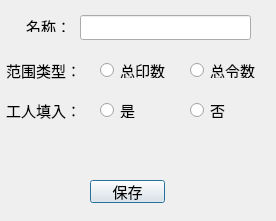
<?xml version="1.0" encoding="UTF-8"?>
<ui version="4.0">
 <class>CAddProDlg</class>
 <widget class="QDialog" name="CAddProDlg">
  <property name="geometry">
   <rect>
    <x>0</x>
    <y>0</y>
    <width>276</width>
    <height>221</height>
   </rect>
  </property>
  <property name="windowTitle">
   <string>项目添加/编辑</string>
  </property>
  <widget class="QLabel" name="label">
   <property name="geometry">
    <rect>
     <x>17</x>
     <y>20</y>
     <width>54</width>
     <height>12</height>
    </rect>
   </property>
   <property name="font">
    <font>
     <pointsize>11</pointsize>
    </font>
   </property>
   <property name="text">
    <string>名称：</string>
   </property>
   <property name="alignment">
    <set>Qt::AlignRight|Qt::AlignTrailing|Qt::AlignVCenter</set>
   </property>
  </widget>
  <widget class="QLabel" name="label_2">
   <property name="geometry">
    <rect>
     <x>-10</x>
     <y>60</y>
     <width>91</width>
     <height>20</height>
    </rect>
   </property>
   <property name="font">
    <font>
     <pointsize>11</pointsize>
    </font>
   </property>
   <property name="text">
    <string>范围类型：</string>
   </property>
   <property name="alignment">
    <set>Qt::AlignRight|Qt::AlignTrailing|Qt::AlignVCenter</set>
   </property>
  </widget>
  <widget class="QLabel" name="label_3">
   <property name="geometry">
    <rect>
     <x>0</x>
     <y>100</y>
     <width>81</width>
     <height>20</height>
    </rect>
   </property>
   <property name="font">
    <font>
     <pointsize>11</pointsize>
    </font>
   </property>
   <property name="text">
    <string>工人填入：</string>
   </property>
   <property name="alignment">
    <set>Qt::AlignRight|Qt::AlignTrailing|Qt::AlignVCenter</set>
   </property>
  </widget>
  <widget class="QLineEdit" name="EDIT_PRONAME">
   <property name="geometry">
    <rect>
     <x>80</x>
     <y>15</y>
     <width>171</width>
     <height>25</height>
    </rect>
   </property>
   <property name="minimumSize">
    <size>
     <width>0</width>
     <height>25</height>
    </size>
   </property>
   <property name="maximumSize">
    <size>
     <width>16777215</width>
     <height>25</height>
    </size>
   </property>
   <property name="font">
    <font>
     <pointsize>11</pointsize>
    </font>
   </property>
  </widget>
  <widget class="QRadioButton" name="RDO_ZYS">
   <property name="geometry">
    <rect>
     <x>100</x>
     <y>62</y>
     <width>89</width>
     <height>16</height>
    </rect>
   </property>
   <property name="font">
    <font>
     <pointsize>11</pointsize>
    </font>
   </property>
   <property name="text">
    <string>总印数</string>
   </property>
  </widget>
  <widget class="QRadioButton" name="RDO_ZLS">
   <property name="geometry">
    <rect>
     <x>190</x>
     <y>62</y>
     <width>81</width>
     <height>16</height>
    </rect>
   </property>
   <property name="font">
    <font>
     <pointsize>11</pointsize>
    </font>
   </property>
   <property name="text">
    <string>总令数</string>
   </property>
  </widget>
  <widget class="QRadioButton" name="RDO_YES">
   <property name="geometry">
    <rect>
     <x>100</x>
     <y>102</y>
     <width>89</width>
     <height>16</height>
    </rect>
   </property>
   <property name="font">
    <font>
     <pointsize>11</pointsize>
    </font>
   </property>
   <property name="text">
    <string>是</string>
   </property>
  </widget>
  <widget class="QRadioButton" name="RDO_NO">
   <property name="geometry">
    <rect>
     <x>190</x>
     <y>102</y>
     <width>89</width>
     <height>16</height>
    </rect>
   </property>
   <property name="font">
    <font>
     <pointsize>11</pointsize>
    </font>
   </property>
   <property name="text">
    <string>否</string>
   </property>
  </widget>
  <widget class="QPushButton" name="BTN_SAVE">
   <property name="geometry">
    <rect>
     <x>90</x>
     <y>180</y>
     <width>75</width>
     <height>23</height>
    </rect>
   </property>
   <property name="font">
    <font>
     <pointsize>11</pointsize>
    </font>
   </property>
   <property name="text">
    <string>保存</string>
   </property>
  </widget>
 </widget>
 <layoutdefault spacing="6" margin="11"/>
 <resources/>
 <connections/>
</ui>
